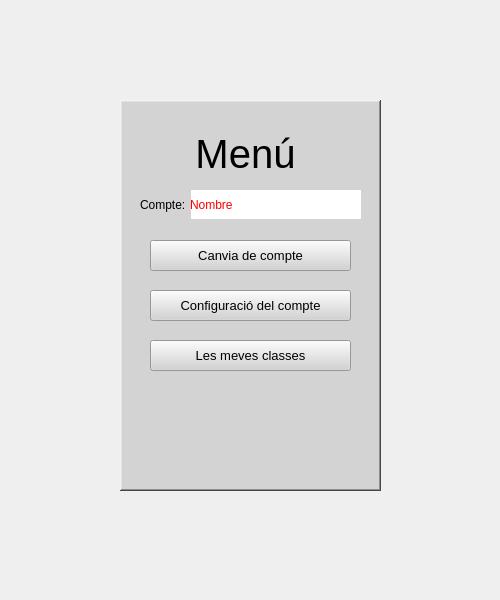
<?xml version="1.0" encoding="UTF-8"?>
<ui version="4.0">
 <class>Form</class>
 <widget class="QWidget" name="Form">
  <property name="geometry">
   <rect>
    <x>0</x>
    <y>0</y>
    <width>500</width>
    <height>600</height>
   </rect>
  </property>
  <property name="windowTitle">
   <string>Form</string>
  </property>
  <widget class="QFrame" name="frame">
   <property name="geometry">
    <rect>
     <x>120</x>
     <y>100</y>
     <width>261</width>
     <height>391</height>
    </rect>
   </property>
   <property name="styleSheet">
    <string notr="true">background-color: rgb(211, 211, 211);</string>
   </property>
   <property name="frameShape">
    <enum>QFrame::WinPanel</enum>
   </property>
   <property name="frameShadow">
    <enum>QFrame::Raised</enum>
   </property>
   <property name="lineWidth">
    <number>2</number>
   </property>
   <property name="midLineWidth">
    <number>0</number>
   </property>
   <widget class="QLabel" name="nameLabel">
    <property name="geometry">
     <rect>
      <x>70</x>
      <y>90</y>
      <width>171</width>
      <height>29</height>
     </rect>
    </property>
    <property name="styleSheet">
     <string notr="true">color: rgb(255, 0, 0);
background-color: rgb(255, 255, 255);</string>
    </property>
    <property name="text">
     <string>Nombre</string>
    </property>
   </widget>
   <widget class="QLabel" name="acnameLabel">
    <property name="geometry">
     <rect>
      <x>20</x>
      <y>90</y>
      <width>51</width>
      <height>29</height>
     </rect>
    </property>
    <property name="styleSheet">
     <string notr="true"/>
    </property>
    <property name="text">
     <string>Compte:</string>
    </property>
   </widget>
   <widget class="QPushButton" name="acchangeButton">
    <property name="geometry">
     <rect>
      <x>30</x>
      <y>140</y>
      <width>201</width>
      <height>31</height>
     </rect>
    </property>
    <property name="font">
     <font>
      <pointsize>10</pointsize>
     </font>
    </property>
    <property name="text">
     <string>Canvia de compte</string>
    </property>
   </widget>
   <widget class="QLabel" name="logInLabel">
    <property name="geometry">
     <rect>
      <x>50</x>
      <y>20</y>
      <width>151</width>
      <height>57</height>
     </rect>
    </property>
    <property name="font">
     <font>
      <family>Arial</family>
      <pointsize>30</pointsize>
     </font>
    </property>
    <property name="layoutDirection">
     <enum>Qt::LeftToRight</enum>
    </property>
    <property name="locale">
     <locale language="English" country="Kenya"/>
    </property>
    <property name="text">
     <string>Menú</string>
    </property>
    <property name="textFormat">
     <enum>Qt::AutoText</enum>
    </property>
    <property name="alignment">
     <set>Qt::AlignBottom|Qt::AlignHCenter</set>
    </property>
   </widget>
   <widget class="QPushButton" name="prefButton">
    <property name="geometry">
     <rect>
      <x>30</x>
      <y>190</y>
      <width>201</width>
      <height>31</height>
     </rect>
    </property>
    <property name="font">
     <font>
      <pointsize>10</pointsize>
     </font>
    </property>
    <property name="text">
     <string>Configuració del compte</string>
    </property>
   </widget>
   <widget class="QPushButton" name="classesButton">
    <property name="geometry">
     <rect>
      <x>30</x>
      <y>240</y>
      <width>201</width>
      <height>31</height>
     </rect>
    </property>
    <property name="font">
     <font>
      <pointsize>10</pointsize>
     </font>
    </property>
    <property name="text">
     <string>Les meves classes</string>
    </property>
   </widget>
  </widget>
 </widget>
 <resources/>
 <connections/>
</ui>
